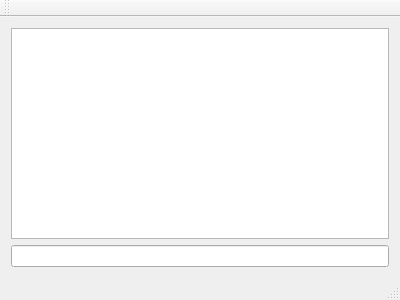
<?xml version="1.0" encoding="UTF-8"?>
<ui version="4.0">
 <class>MainWindow</class>
 <widget class="QMainWindow" name="MainWindow">
  <property name="geometry">
   <rect>
    <x>0</x>
    <y>0</y>
    <width>400</width>
    <height>300</height>
   </rect>
  </property>
  <property name="windowTitle">
   <string>MainWindow</string>
  </property>
  <widget class="QWidget" name="centralWidget">
   <layout class="QHBoxLayout" name="horizontalLayout">
    <item>
     <layout class="QVBoxLayout" name="verticalLayout">
      <item>
       <widget class="QTableView" name="tableView"/>
      </item>
      <item>
       <widget class="QLineEdit" name="lineEdit"/>
      </item>
     </layout>
    </item>
   </layout>
  </widget>
  <widget class="QMenuBar" name="menuBar">
   <property name="geometry">
    <rect>
     <x>0</x>
     <y>0</y>
     <width>400</width>
     <height>22</height>
    </rect>
   </property>
  </widget>
  <widget class="QToolBar" name="mainToolBar">
   <attribute name="toolBarArea">
    <enum>TopToolBarArea</enum>
   </attribute>
   <attribute name="toolBarBreak">
    <bool>false</bool>
   </attribute>
  </widget>
  <widget class="QStatusBar" name="statusBar"/>
 </widget>
 <layoutdefault spacing="6" margin="11"/>
 <resources/>
 <connections/>
</ui>
